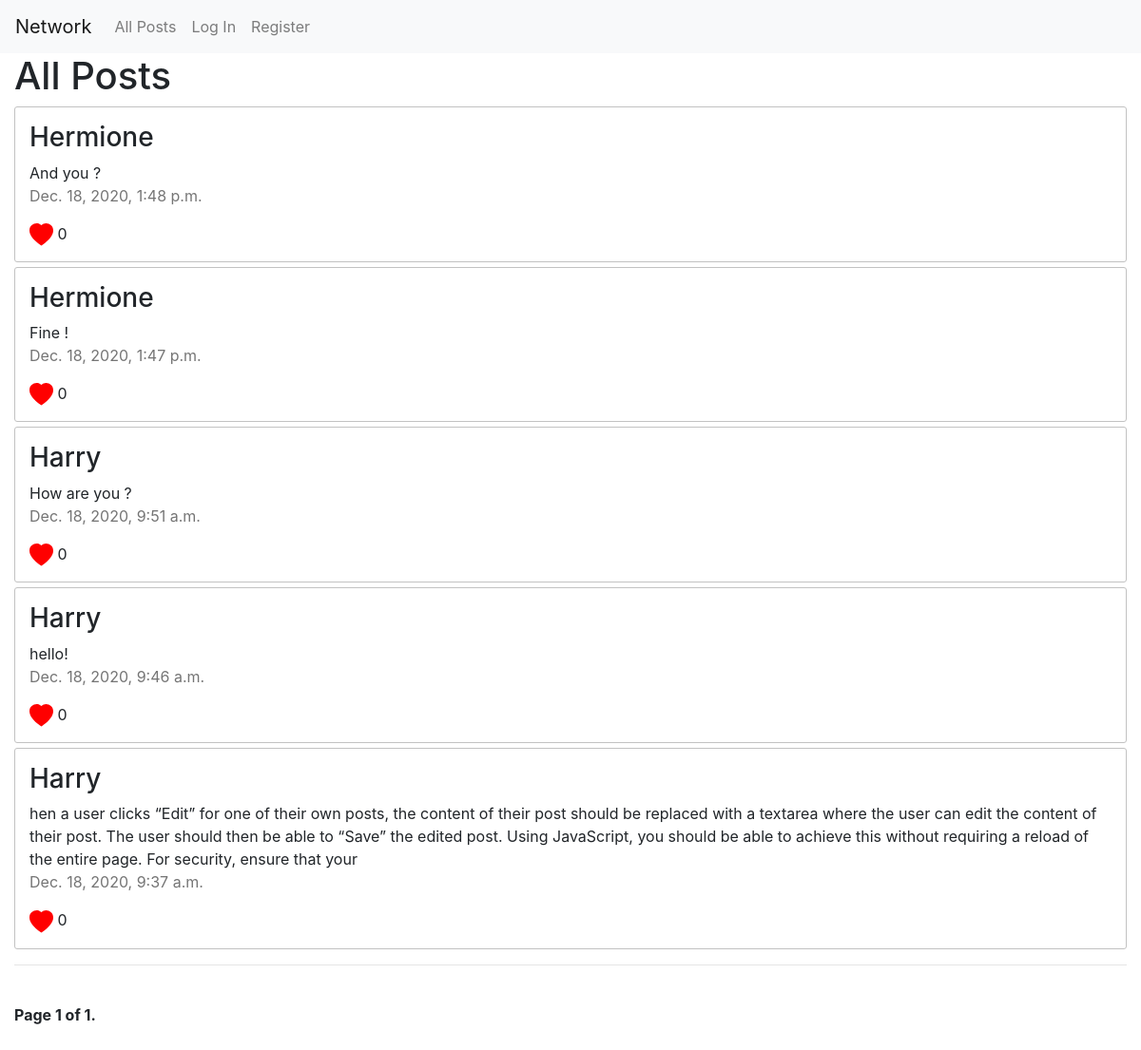
/, run on an earlier commit of the app's database.
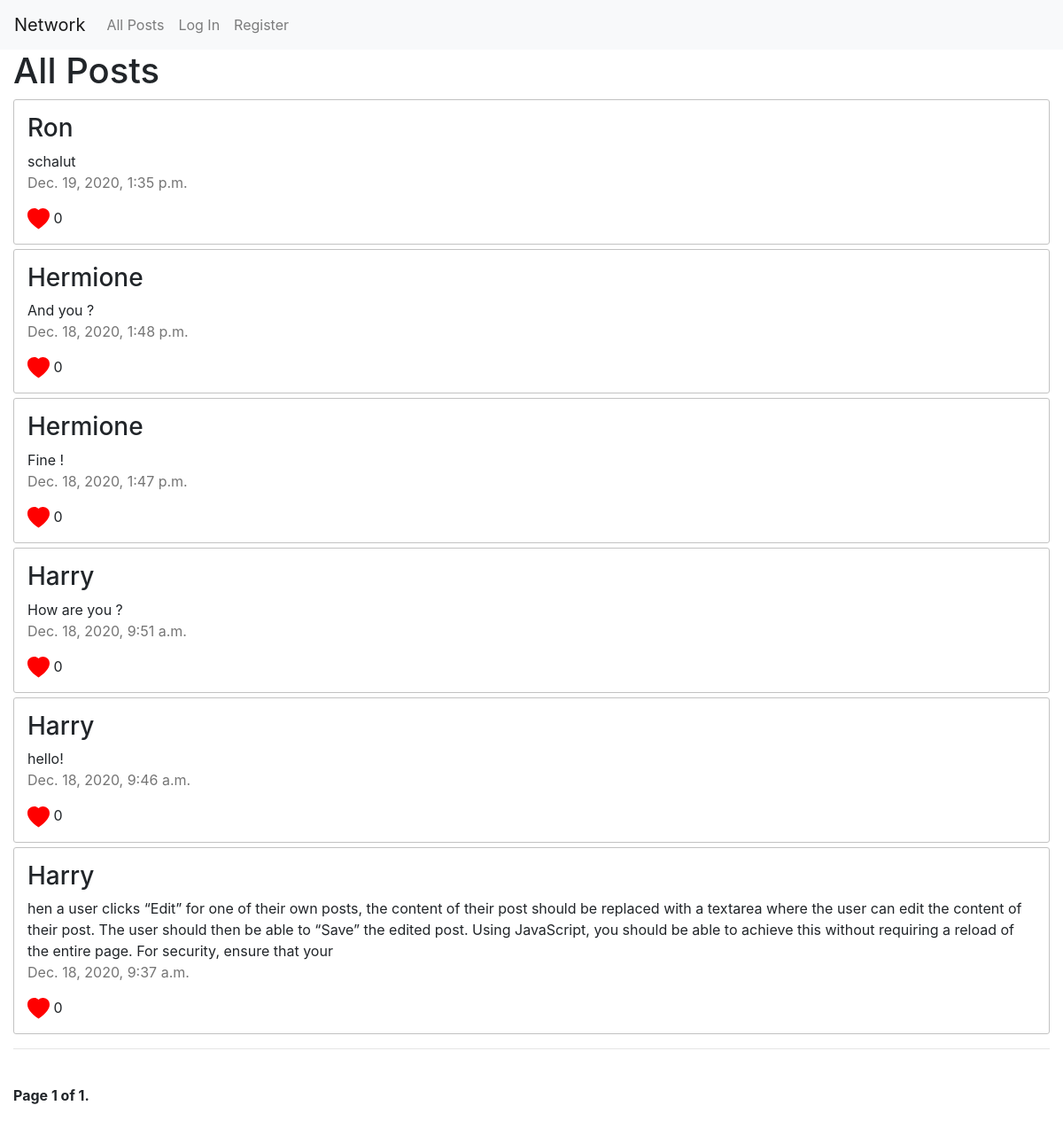
And on a later commit of the database.
### network/models.py (models this page shows, shortened)
class Post(models.Model):
    content = models.TextField()
    author = models.ForeignKey(User, on_delete=models.CASCADE, related_name='post')
    created = models.DateTimeField(auto_now_add=True)
    like = models.ManyToManyField(User, related_name="user_set")
    class Meta:
        ordering = ('-created',)

class User(AbstractUser):
    following = models.ManyToManyField('self', related_query_name='followers', related_name='followers_set')
    def __str__(self):
        return self.username

### network/views.py (the view, shortened to what this page needs)
# urls.py: path("", views.index, name="index"),
def index(request):
    form = NewPostForm()
    posts = Post.objects.all().order_by('-created')
    paginator = Paginator(posts, 10) # Change here for more posts in each page
    page = request.GET.get('page')
    return render(request, "network/index.html",{
        'form' : form,
        'posts': pagination(paginator, page)
    })

### network/views.py (called while the page is built)
def pagination(paginator, page):
    try:
        posts = paginator.page(page)
    except PageNotAnInteger:
        posts = paginator.page(1)
    except EmptyPage:
        posts = paginator.page(paginator.num_pages)
    return posts

### network/templates/network/index.html (shortened to what this page needs)
{% extends "network/layout.html" %}
{% block body %}
<h1>All Posts</h1>
    <div class="posts">
        {% for post in posts %}
        <div class="post">
            <h3>{{ post.author|capfirst }}</h3>
            <div id="content_{{ post.id }}">{{ post.content }}</div>
            <p class="created">{{ post.created }}</p>
            <svg xmlns="http://www.w3.org/2000/svg" width="25" height="25" fill="currentColor" class="bi bi-heart-fill" viewBox="0 0 16 16">
                <path fill-rule="evenodd" d="M8 1.314C12.438-3.248 23.534 4.735 8 15-7.534 4.736 3.562-3.248 8 1.314z"/>
            </svg> <span id="count_{{ post.id }}">{{ post.like.count }}</span>
            <br>
        </div>
            {% empty %}
                <p>No posts found</p>
        {% endfor %}
    </div>
    <hr>
    {% include "network/pagination.html" with page=posts %}
{% endblock %}

What changed in the data, as far as the page shows it:
added Post: author "Ron", content "schalut", created "Dec. 19, 2020, 1:35 p.m.", like.count "0"
